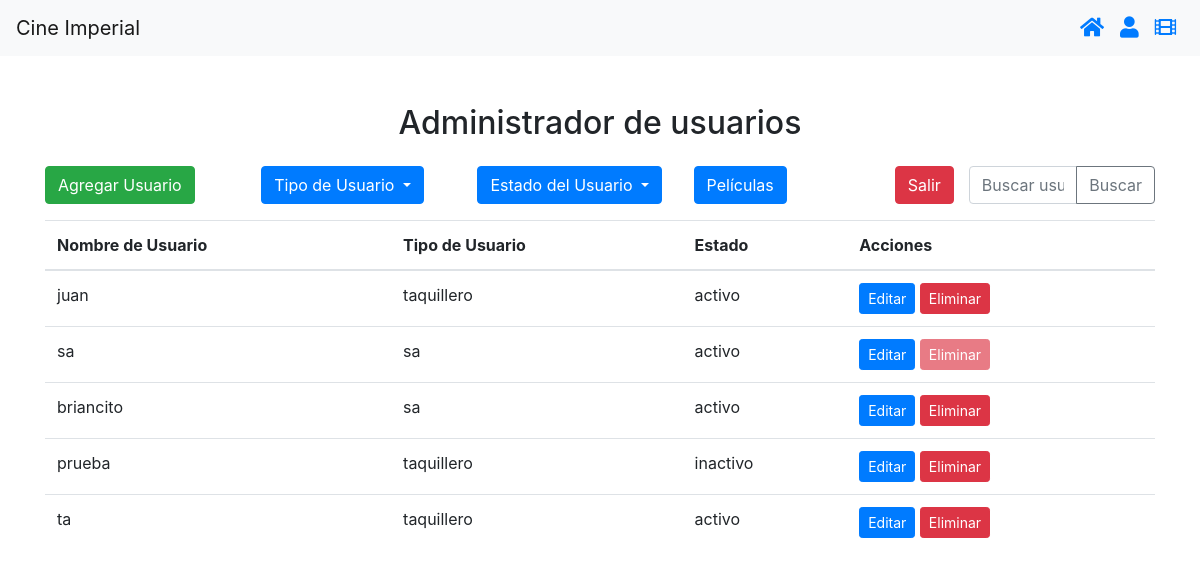
Screenshot of /interfaz_sa (signed in) with the database file from the repository.
### crud1/models.py (models this page shows, shortened)
class Usuario(models.Model):
    nombre_usuario = models.CharField(max_length=100)
    contraseña = models.CharField(max_length=100)
    tipo_usuario = models.CharField(max_length=50)
    estado = models.CharField(max_length=50)

### crud1/views.py (the view)
# urls.py: path('interfaz_sa', views.interfaz_sa, name='interfaz_sa'),
def interfaz_sa(request):
    if 'user_id' not in request.session:
        return redirect('login')
    usuarios = Usuario.objects.all()
    return render(request, 'interfaz_sa.html', {'usuarios': usuarios})

### crud1/templates/interfaz_sa.html (shortened to what this page needs)
{% load static %}
<!DOCTYPE html>
<html lang="en">
<head>
    <link rel="stylesheet" href="https://stackpath.bootstrapcdn.com/bootstrap/4.5.2/css/bootstrap.min.css">
    <link rel="stylesheet" href="https://cdnjs.cloudflare.com/ajax/libs/font-awesome/5.15.4/css/all.min.css">
</head>
<body>
    <nav class="navbar navbar-expand-lg navbar-light bg-light">
        <a class="navbar-brand" href="#">Cine Imperial</a>
        <div class="collapse navbar-collapse" id="navbarSupportedContent">
            <ul class="navbar-nav ml-auto">
                <li class="nav-item">
                    <a class="nav-link" href="{% url 'menu' %}">
                        <i class="fas fa-home fa-lg text-primary"></i>
                    </a>
                </li>
                <li class="nav-item">
                    <a class="nav-link" href="{% url 'login' %}">
                        <i class="fas fa-user fa-lg text-primary"></i>
                    </a>
                </li>
                <li class="nav-item">
                    <a class="nav-link" href="{% url 'peliculas' %}">
                        <i class="fas fa-film fa-lg text-primary"></i>
                    </a>
                </li>
            </ul>
        </div>
    </nav>
    <div class="container mt-5">
        <h2 class="text-center mb-4 animate_animated animate_fadeIn">Administrador de usuarios</h2>
        <div class="row">
            <div class="col">
                <button type="button" class="btn btn-success mb-3" data-toggle="modal"
                    data-target="#agregarUsuarioModal">
                    Agregar Usuario
                </button>
            </div>
            <div class="col">
                <div class="dropdown">
                    <button class="btn btn-primary dropdown-toggle mb-3" type="button" id="dropdownTipoUsuario"
                        data-toggle="dropdown" aria-haspopup="true" aria-expanded="false">
                        Tipo de Usuario
                    </button>
                </div>
            </div>
            <div class="col">
                <div class="dropdown">
                    <button class="btn btn-primary dropdown-toggle mb-3" type="button" id="dropdownEstadoUsuario"
                        data-toggle="dropdown" aria-haspopup="true" aria-expanded="false">
                        Estado del Usuario
                    </button>
                </div>
            </div>
            <div class="col">
                <a href="{% url 'peliculas' %}" class="btn btn-primary">Películas</a>
            </div>
            <div>
                <a href="{% url 'login' %}" class="btn btn-danger">Salir</a>
            </div>
            <div class="col input-group mb-3">
                <input type="text" class="form-control" placeholder="Buscar usuarios..."
                    aria-label="Buscar usuarios..." aria-describedby="basic-addon2"
                    oninput="filtrarUsuarios('busqueda', this.value)">
                <div class="input-group-append">
                    <button class="btn btn-outline-secondary" type="button">Buscar</button>
                </div>
            </div>
        </div>
        <table class="table">
            <thead>
                <tr>
                    <th scope="col">Nombre de Usuario</th>
                    <th scope="col">Tipo de Usuario</th>
                    <th scope="col">Estado</th>
                    <th scope="col">Acciones</th>
                </tr>
            </thead>
            <tbody>
                {% for usuario in usuarios %}
                <tr>
                    <td>{{ usuario.nombre_usuario }}</td>
                    <td>{{ usuario.tipo_usuario }}</td>
                    <td>{{ usuario.estado }}</td>
                    <td>
                        <button type="button" class="btn btn-primary btn-sm" data-toggle="modal"
                            data-target="#editarUsuarioModal{{ usuario.id }}">
                            Editar
                        </button>
                        <a href="{% url 'eliminar_usuario' usuario.id %}"
                            class="btn btn-danger btn-sm {% if usuario.nombre_usuario == 'sa' %}disabled{% endif %}"
                            {% if usuario.nombre_usuario == 'sa' %}onclick="return false;" {% endif %}>
                            Eliminar
                        </a>
                    </td>
                </tr>
                {% endfor %}
            </tbody>
        </table>
    </div>
</body>
</html>

### rows the page displays
Usuario: nombre_usuario "juan", tipo_usuario "taquillero", estado "activo"
Usuario: nombre_usuario "sa", tipo_usuario "sa", estado "activo"
Usuario: nombre_usuario "briancito", tipo_usuario "sa", estado "activo"
Usuario: nombre_usuario "prueba", tipo_usuario "taquillero", estado "inactivo"
Usuario: nombre_usuario "ta", tipo_usuario "taquillero", estado "activo"
